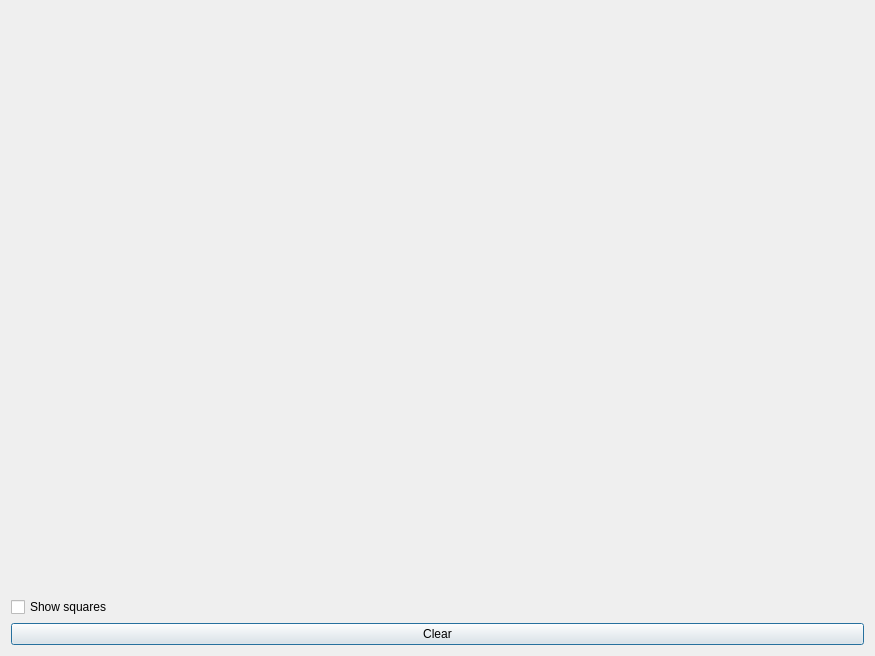
<?xml version="1.0" encoding="UTF-8"?>
<ui version="4.0">
 <class>Dialog</class>
 <widget class="QDialog" name="Dialog">
  <property name="geometry">
   <rect>
    <x>0</x>
    <y>0</y>
    <width>875</width>
    <height>656</height>
   </rect>
  </property>
  <property name="windowTitle">
   <string>Least Squares</string>
  </property>
  <layout class="QVBoxLayout" name="verticalLayout">
   <item>
    <spacer name="verticalSpacer">
     <property name="orientation">
      <enum>Qt::Vertical</enum>
     </property>
     <property name="sizeHint" stdset="0">
      <size>
       <width>20</width>
       <height>40</height>
      </size>
     </property>
    </spacer>
   </item>
   <item>
    <widget class="QCheckBox" name="mShowSquaresCB">
     <property name="text">
      <string>Show squares</string>
     </property>
    </widget>
   </item>
   <item>
    <widget class="QPushButton" name="mClearButton">
     <property name="text">
      <string>Clear</string>
     </property>
    </widget>
   </item>
  </layout>
 </widget>
 <layoutdefault spacing="6" margin="11"/>
 <resources/>
 <connections/>
</ui>
